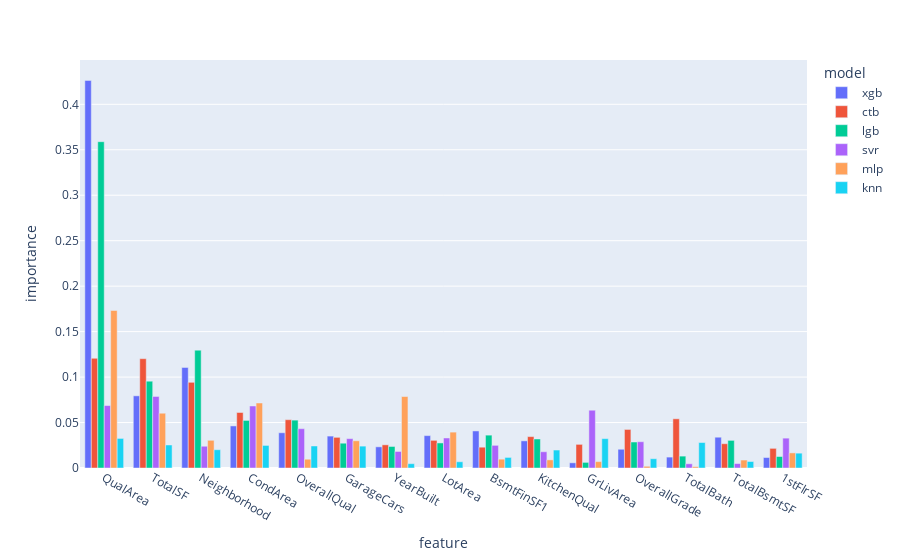
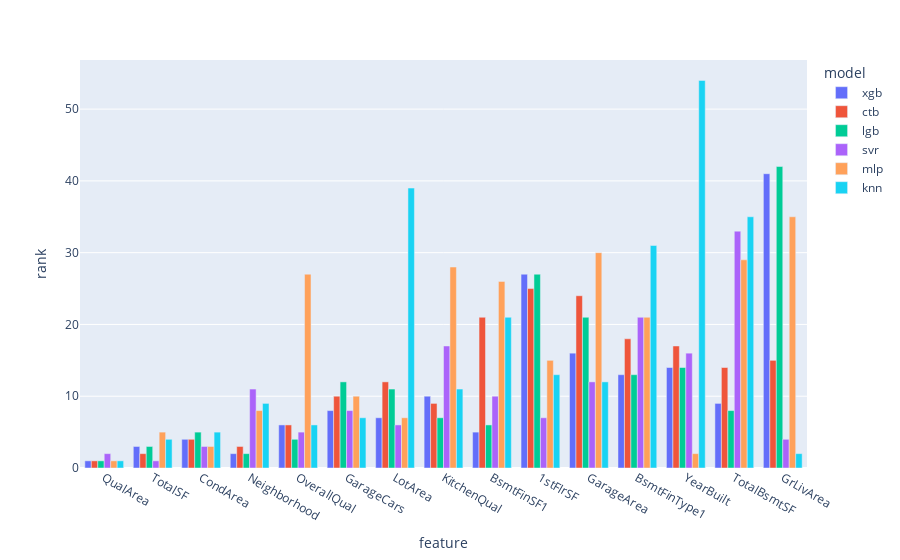

These figures' notebook cell, in order:
### Code cell
comparison_df = ft.get_feature_comparison(importance_df)

ft.plot_importance_comparison(comparison_df)
ft.plot_rank_comparison(comparison_df)

### Figure 1 — Plotly figure (JSON) as saved in the notebook; plotly's stock layout.template omitted (floating-point values rounded to 4 significant figures)
{"data": [{"alignmentgroup": "True", "hovertemplate": "model=xgb<br>feature=%{x}<br>importance=%{y}<extra></extra>", "legendgroup": "xgb", "marker": {"color": "#636efa", "pattern": {"shape": ""}}, "name": "xgb", "offsetgroup": "xgb", "orientation": "v", "showlegend": true, "textposition": "auto", "type": "bar", "x": ["QualArea", "TotalSF", "Neighborhood", "CondArea", "OverallQual", "GarageCars", "YearBuilt", "LotArea", "BsmtFinSF1", "KitchenQual", "GrLivArea", "OverallGrade", "TotalBath", "TotalBsmtSF", "1stFlrSF"], "xaxis": "x", "y": [0.4263, 0.07938, 0.1106, 0.04627, 0.03876, 0.0351, 0.02329, 0.03562, 0.04076, 0.02985, 0.005708, 0.02063, 0.01198, 0.03386, 0.01152], "yaxis": "y"}, {"alignmentgroup": "True", "hovertemplate": "model=ctb<br>feature=%{x}<br>importance=%{y}<extra></extra>", "legendgroup": "ctb", "marker": {"color": "#EF553B", "pattern": {"shape": ""}}, "name": "ctb", "offsetgroup": "ctb", "orientation": "v", "showlegend": true, "textposition": "auto", "type": "bar", "x": ["QualArea", "TotalSF", "Neighborhood", "CondArea", "OverallQual", "GarageCars", "YearBuilt", "LotArea", "BsmtFinSF1", "KitchenQual", "GrLivArea", "OverallGrade", "TotalBath", "TotalBsmtSF", "1stFlrSF"], "xaxis": "x", "y": [0.1207, 0.1202, 0.09426, 0.06105, 0.05313, 0.03373, 0.02549, 0.03042, 0.02289, 0.03452, 0.02601, 0.04242, 0.05411, 0.02671, 0.02161], "yaxis": "y"}, {"alignmentgroup": "True", "hovertemplate": "model=lgb<br>feature=%{x}<br>importance=%{y}<extra></extra>", "legendgroup": "lgb", "marker": {"color": "#00cc96", "pattern": {"shape": ""}}, "name": "lgb", "offsetgroup": "lgb", "orientation": "v", "showlegend": true, "textposition": "auto", "type": "bar", "x": ["QualArea", "TotalSF", "Neighborhood", "CondArea", "OverallQual", "GarageCars", "YearBuilt", "LotArea", "BsmtFinSF1", "KitchenQual", "GrLivArea", "OverallGrade", "TotalBath", "TotalBsmtSF", "1stFlrSF"], "xaxis": "x", "y": [0.3589, 0.09546, 0.1295, 0.05232, 0.05265, 0.02728, 0.02367, 0.02756, 0.03614, 0.03193, 0.006174, 0.02859, 0.01307, 0.03038, 0.01263], "yaxis": "y"}, {"alignmentgroup": "True", "hovertemplate": "model=svr<br>feature=%{x}<br>importance=%{y}<extra></extra>", "legendgroup": "svr", "marker": {"color": "#ab63fa", "pattern": {"shape": ""}}, "name": "svr", "offsetgroup": "svr", "orientation": "v", "showlegend": true, "textposition": "auto", "type": "bar", "x": ["QualArea", "TotalSF", "Neighborhood", "CondArea", "OverallQual", "GarageCars", "YearBuilt", "LotArea", "BsmtFinSF1", "KitchenQual", "GrLivArea", "OverallGrade", "TotalBath", "TotalBsmtSF", "1stFlrSF"], "xaxis": "x", "y": [0.06868, 0.07867, 0.02394, 0.0682, 0.04323, 0.03232, 0.01817, 0.03302, 0.02492, 0.01787, 0.06354, 0.02891, 0.004629, 0.004882, 0.03284], "yaxis": "y"}, {"alignmentgroup": "True", "hovertemplate": "model=mlp<br>feature=%{x}<br>importance=%{y}<extra></extra>", "legendgroup": "mlp", "marker": {"color": "#FFA15A", "pattern": {"shape": ""}}, "name": "mlp", "offsetgroup": "mlp", "orientation": "v", "showlegend": true, "textposition": "auto", "type": "bar", "x": ["QualArea", "TotalSF", "Neighborhood", "CondArea", "OverallQual", "GarageCars", "YearBuilt", "LotArea", "BsmtFinSF1", "KitchenQual", "GrLivArea", "OverallGrade", "TotalBath", "TotalBsmtSF", "1stFlrSF"], "xaxis": "x", "y": [0.1732, 0.06024, 0.03046, 0.07149, 0.009659, 0.02995, 0.07861, 0.03946, 0.009697, 0.008944, 0.007042, 0.001893, 0.001462, 0.008753, 0.01662], "yaxis": "y"}, {"alignmentgroup": "True", "hovertemplate": "model=knn<br>feature=%{x}<br>importance=%{y}<extra></extra>", "legendgroup": "knn", "marker": {"color": "#19d3f3", "pattern": {"shape": ""}}, "name": "knn", "offsetgroup": "knn", "orientation": "v", "showlegend": true, "textposition": "auto", "type": "bar", "x": ["QualArea", "TotalSF", "Neighborhood", "CondArea", "OverallQual", "GarageCars", "YearBuilt", "LotArea", "BsmtFinSF1", "KitchenQual", "GrLivArea", "OverallGrade", "TotalBath", "TotalBsmtSF", "1stFlrSF"], "xaxis": "x", "y": [0.03253, 0.02532, 0.02012, 0.02483, 0.02423, 0.02407, 0.004749, 0.006878, 0.01163, 0.01976, 0.0323, 0.01021, 0.02803, 0.007143, 0.01631], "yaxis": "y"}], "layout": {"barmode": "group", "legend": {"title": {"text": "model"}, "tracegroupgap": 0}, "margin": {"t": 60}, "xaxis": {"anchor": "y", "domain": [0, 1], "title": {"text": "feature"}}, "yaxis": {"anchor": "x", "domain": [0, 1], "title": {"text": "importance"}}}}

### Figure 2 — Plotly figure (JSON) as saved in the notebook; plotly's stock layout.template omitted (floating-point values rounded to 4 significant figures)
{"data": [{"alignmentgroup": "True", "hovertemplate": "model=xgb<br>feature=%{x}<br>rank=%{y}<extra></extra>", "legendgroup": "xgb", "marker": {"color": "#636efa", "pattern": {"shape": ""}}, "name": "xgb", "offsetgroup": "xgb", "orientation": "v", "showlegend": true, "textposition": "auto", "type": "bar", "x": ["QualArea", "TotalSF", "CondArea", "Neighborhood", "OverallQual", "GarageCars", "LotArea", "KitchenQual", "BsmtFinSF1", "1stFlrSF", "GarageArea", "BsmtFinType1", "YearBuilt", "TotalBsmtSF", "GrLivArea"], "xaxis": "x", "y": [1.0, 3.0, 4.0, 2.0, 6.0, 8.0, 7.0, 10.0, 5.0, 27.0, 16.0, 13.0, 14.0, 9.0, 41.0], "yaxis": "y"}, {"alignmentgroup": "True", "hovertemplate": "model=ctb<br>feature=%{x}<br>rank=%{y}<extra></extra>", "legendgroup": "ctb", "marker": {"color": "#EF553B", "pattern": {"shape": ""}}, "name": "ctb", "offsetgroup": "ctb", "orientation": "v", "showlegend": true, "textposition": "auto", "type": "bar", "x": ["QualArea", "TotalSF", "CondArea", "Neighborhood", "OverallQual", "GarageCars", "LotArea", "KitchenQual", "BsmtFinSF1", "1stFlrSF", "GarageArea", "BsmtFinType1", "YearBuilt", "TotalBsmtSF", "GrLivArea"], "xaxis": "x", "y": [1.0, 2.0, 4.0, 3.0, 6.0, 10.0, 12.0, 9.0, 21.0, 25.0, 24.0, 18.0, 17.0, 14.0, 15.0], "yaxis": "y"}, {"alignmentgroup": "True", "hovertemplate": "model=lgb<br>feature=%{x}<br>rank=%{y}<extra></extra>", "legendgroup": "lgb", "marker": {"color": "#00cc96", "pattern": {"shape": ""}}, "name": "lgb", "offsetgroup": "lgb", "orientation": "v", "showlegend": true, "textposition": "auto", "type": "bar", "x": ["QualArea", "TotalSF", "CondArea", "Neighborhood", "OverallQual", "GarageCars", "LotArea", "KitchenQual", "BsmtFinSF1", "1stFlrSF", "GarageArea", "BsmtFinType1", "YearBuilt", "TotalBsmtSF", "GrLivArea"], "xaxis": "x", "y": [1.0, 3.0, 5.0, 2.0, 4.0, 12.0, 11.0, 7.0, 6.0, 27.0, 21.0, 13.0, 14.0, 8.0, 42.0], "yaxis": "y"}, {"alignmentgroup": "True", "hovertemplate": "model=svr<br>feature=%{x}<br>rank=%{y}<extra></extra>", "legendgroup": "svr", "marker": {"color": "#ab63fa", "pattern": {"shape": ""}}, "name": "svr", "offsetgroup": "svr", "orientation": "v", "showlegend": true, "textposition": "auto", "type": "bar", "x": ["QualArea", "TotalSF", "CondArea", "Neighborhood", "OverallQual", "GarageCars", "LotArea", "KitchenQual", "BsmtFinSF1", "1stFlrSF", "GarageArea", "BsmtFinType1", "YearBuilt", "TotalBsmtSF", "GrLivArea"], "xaxis": "x", "y": [2.0, 1.0, 3.0, 11.0, 5.0, 8.0, 6.0, 17.0, 10.0, 7.0, 12.0, 21.0, 16.0, 33.0, 4.0], "yaxis": "y"}, {"alignmentgroup": "True", "hovertemplate": "model=mlp<br>feature=%{x}<br>rank=%{y}<extra></extra>", "legendgroup": "mlp", "marker": {"color": "#FFA15A", "pattern": {"shape": ""}}, "name": "mlp", "offsetgroup": "mlp", "orientation": "v", "showlegend": true, "textposition": "auto", "type": "bar", "x": ["QualArea", "TotalSF", "CondArea", "Neighborhood", "OverallQual", "GarageCars", "LotArea", "KitchenQual", "BsmtFinSF1", "1stFlrSF", "GarageArea", "BsmtFinType1", "YearBuilt", "TotalBsmtSF", "GrLivArea"], "xaxis": "x", "y": [1.0, 5.0, 3.0, 8.0, 27.0, 10.0, 7.0, 28.0, 26.0, 15.0, 30.0, 21.0, 2.0, 29.0, 35.0], "yaxis": "y"}, {"alignmentgroup": "True", "hovertemplate": "model=knn<br>feature=%{x}<br>rank=%{y}<extra></extra>", "legendgroup": "knn", "marker": {"color": "#19d3f3", "pattern": {"shape": ""}}, "name": "knn", "offsetgroup": "knn", "orientation": "v", "showlegend": true, "textposition": "auto", "type": "bar", "x": ["QualArea", "TotalSF", "CondArea", "Neighborhood", "OverallQual", "GarageCars", "LotArea", "KitchenQual", "BsmtFinSF1", "1stFlrSF", "GarageArea", "BsmtFinType1", "YearBuilt", "TotalBsmtSF", "GrLivArea"], "xaxis": "x", "y": [1.0, 4.0, 5.0, 9.0, 6.0, 7.0, 39.0, 11.0, 21.0, 13.0, 12.0, 31.0, 54.0, 35.0, 2.0], "yaxis": "y"}], "layout": {"barmode": "group", "legend": {"title": {"text": "model"}, "tracegroupgap": 0}, "margin": {"t": 60}, "xaxis": {"anchor": "y", "domain": [0, 1], "title": {"text": "feature"}}, "yaxis": {"anchor": "x", "domain": [0, 1], "title": {"text": "rank"}}}}
